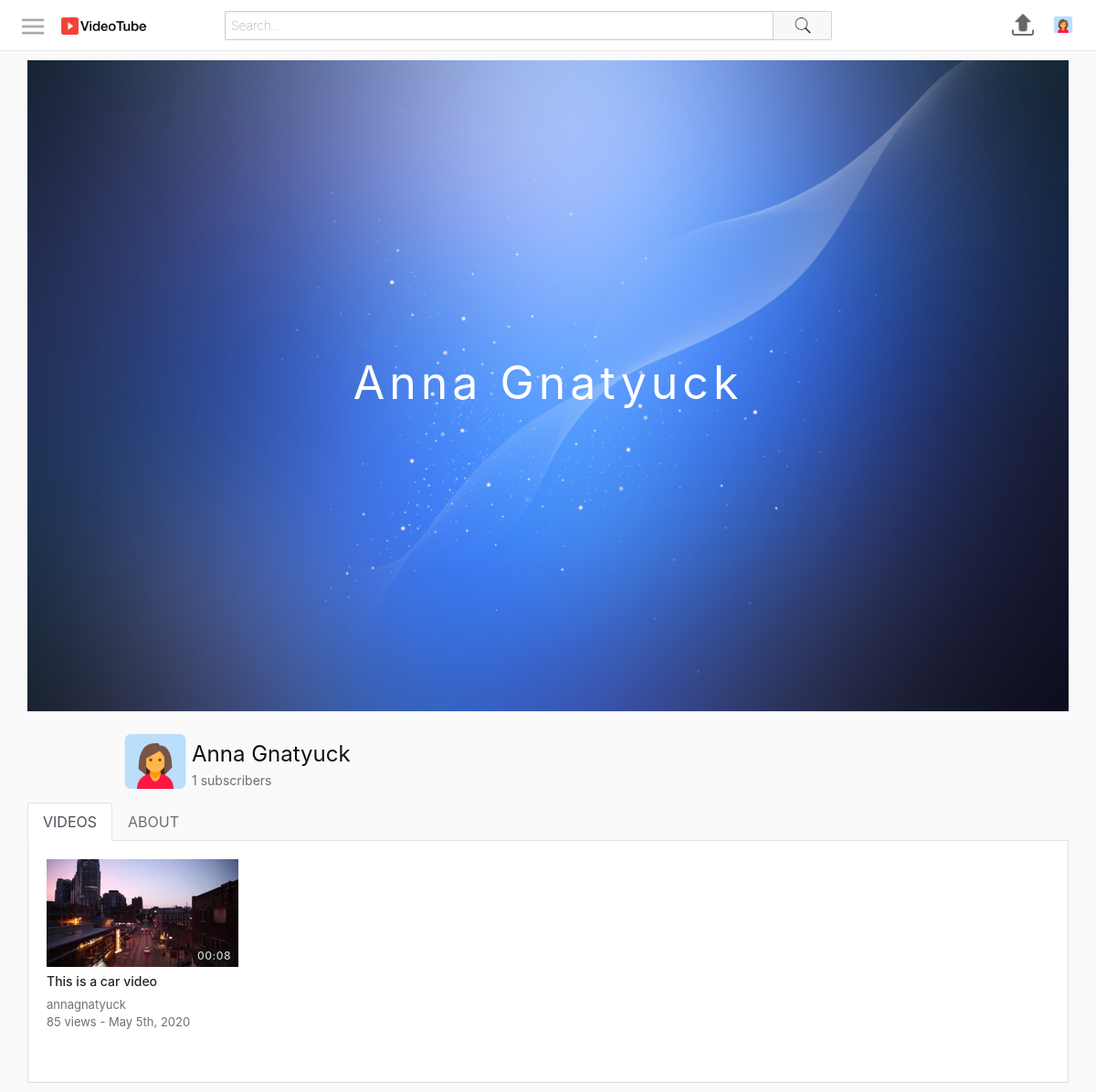
Page /profile.php?username=annagnatyuck (signed in) on the committed database.
### tables this page shows
CREATE TABLE `users` (
  `id` int(11) NOT NULL,
  `firstName` varchar(25) NOT NULL,
  `lastName` varchar(25) NOT NULL,
  `username` varchar(25) NOT NULL,
  `email` varchar(100) NOT NULL,
  `password` varchar(255) NOT NULL,
  `signUpDate` datetime NOT NULL DEFAULT current_timestamp(),
  `profilePic` varchar(255) NOT NULL
);

CREATE TABLE `videos` (
  `id` int(11) NOT NULL,
  `uploadedBy` varchar(50) NOT NULL,
  `title` varchar(70) NOT NULL,
  `description` varchar(1000) NOT NULL,
  `privacy` int(11) NOT NULL,
  `filePath` varchar(250) NOT NULL,
  `category` int(11) NOT NULL,
  `uploadDate` datetime NOT NULL DEFAULT current_timestamp(),
  `views` int(11) NOT NULL,
  `duration` varchar(10) NOT NULL
);

CREATE TABLE `thumbnails` (
  `id` int(11) NOT NULL,
  `videoId` int(11) NOT NULL,
  `filePath` varchar(250) NOT NULL,
  `selected` int(11) NOT NULL
);

### includes/classes/User.php (called while the page is built, shortened)
<?php
class User
{
	private $con, $sqlData;
	public function __construct($con, $username)
	{
		$this->con = $con;
		$query = $this->con->prepare("SELECT * FROM users WHERE username = :un");
		$query->bindParam(":un", $username);
		$query->execute();
		$this->sqlData = $query->fetch(PDO::FETCH_ASSOC);
	}
	public static function isLoggedIn()
	{
		return isset($_SESSION["userLoggedIn"]);
	}
	public function getUsername()
	{
		return $this->sqlData["username"] ?? ButtonProvider::$signInFunction;
	}
	public function getName()
	{
		return $this->sqlData["firstName"] . " " . $this->sqlData["lastName"];
	}
	public function getProfilePic()
	{
		return $this->sqlData["profilePic"];
	}
	public function getSubscriberCount()
	{
		$query = $this->con->prepare("SELECT * FROM subscribers WHERE userTo=:userTo");
		$query->bindParam(":userTo", $username);
		$username = $this->getUsername();
		$query->execute();
		return $query->rowCount();
	}
}

### includes/classes/ProfileData.php (called while the page is built, shortened)
<?php
class ProfileData
{
	private $con, $profileUserObj;
	public function __construct($con, $profileUsername)
	{
		$this->con = $con;
		$this->profileUserObj = new User($con, $profileUsername);
	}
	public function getProfileUsername()
	{
		return $this->profileUserObj->getUsername();
	}
	public function getCoverPhoto()
	{
		return "assets/images/coverPhotos/default-cover-photo.jpg";
	}
	public function getProfileUserFullName()
	{
		return $this->profileUserObj->getName();
	}
	public function getProfilePic()
	{
		return $this->profileUserObj->getProfilePic();
	}
	public function getSubscriberCount()
	{
		return $this->profileUserObj->getSubscriberCount();
	}
	public function getUsersVideos()
	{
		$query = $this->con->prepare("SELECT * FROM videos WHERE uploadedBy=:uploadedBy ORDER BY uploadDate DESC");
		$query->bindParam(":uploadedBy", $username);
		$query->execute();
		$videos = array();
		while ($row = $query->fetch(PDO::FETCH_ASSOC)) {
			$videos[] = new Video($this->con, $row, $this->profileUserObj->getUsername());
		}
		return $videos;
	}
}

### includes/classes/Video.php (called while the page is built, shortened)
<?php
class Video
{
	private $con, $sqlData, $userLoggedInObj;
	public function __construct($con, $input, $userLoggedInObj)
	{
		$this->con = $con;
		if (is_array($input)) {
			$this->sqlData = $input;
		} else {
			$query = $this->con->prepare("SELECT * FROM videos WHERE id = :id");
			$query->bindParam(":id", $input);
			$query->execute();
			$this->sqlData = $query->fetch(PDO::FETCH_ASSOC);
		}
	}
	public function getId()
	{
		return $this->sqlData["id"];
	}
	public function getUploadedBy()
	{
		return $this->sqlData["uploadedBy"];
	}
	public function getTitle()
	{
		return $this->sqlData["title"];
	}
	public function getTimeStamp()
	{
		$date = $this->sqlData["uploadDate"];
		return date("M jS, Y", strtotime($date));
	}
	public function getViews()
	{
		return $this->sqlData["views"];
	}
	public function getDuration()
	{
		return $this->sqlData["duration"];
	}
	public function getThumbnail()
	{
		$query = $this->con->prepare("SELECT filePath FROM thumbnails WHERE videoId=:videoId AND selected=1");
		$query->bindParam(":videoId", $videoId);
		$query->execute();
		return $query->fetchColumn();
	}
}

### includes/classes/ProfileGenerator.php (the view, shortened to what this page needs)
<?php
require_once("ProfileData.php");
class ProfileGenerator
{
	private $con, $userLoggedInObj, $profileData;
	public function __construct($con, $userLoggedInObj, $profileUsername)
	{
		$this->con = $con;
		$this->userLoggedInObj = $userLoggedInObj;
		$this->profileData = new ProfileData($con, $profileUsername);
	}
	public function create()
	{
		$coverPhotoSection = $this->createCoverPhotoSection();
		$headerSection = $this->createHeaderSection();
		$tabsSection = $this->createTabsSection();
		$contentSection = $this->createContentSection();
		return "<div class='profileContainer'>
                    $coverPhotoSection
                    $headerSection
                    $tabsSection
                    $contentSection
                </div>";
	}
	public function createCoverPhotoSection()
	{
		$coverPhotoSrc = $this->profileData->getCoverPhoto();
		$name = $this->profileData->getProfileUserFullName();
		return "<div class='coverPhotoContainer'>
                    <img src='$coverPhotoSrc' class='coverPhoto'>
                    <p class='channelName'>$name</p>
                </div>";
	}
	public function createHeaderSection()
	{
		$profileImage = $this->profileData->getProfilePic();
		$name = $this->profileData->getProfileUserFullName();
		$subCount = $this->profileData->getSubscriberCount();
		$button = $this->createHeaderButton();
		return "<div class='profileHeader'>
                    <div class='userInfoContainer'>
                        <img class='profileImage' src='$profileImage'>
                        <div class='userInfo'>
                            <span class='title'>$name</span>
                            <span class='subscriberCount'>$subCount subscribers</span>
                        </div>
                    </div>
                    <div class='buttonContainer'>
                        <div class='buttonItem'>
                            $button
                        </div>
                    </div>
                </div>";
	}
	public function createTabsSection()
	{
		return "<ul class='nav nav-tabs' role='tablist'>
                    <li class='nav-item'>
                    <a class='nav-link active' id='videos-tab' data-toggle='tab'
                        href='#videos' role='tab' aria-controls='videos' aria-selected='true'>VIDEOS</a>
                    </li>
                    <li class='nav-item'>
                    <a class='nav-link' id='about-tab' data-toggle='tab' href='#about' role='tab'
                        aria-controls='about' aria-selected='false'>ABOUT</a>
                    </li>
                </ul>";
	}
	public function createContentSection()
	{
		$videos = $this->profileData->getUsersVideos();
		if (sizeof($videos) > 0) {
			$videoGrid = new VideoGrid($this->con, $this->userLoggedInObj);
			$videoGridHtml = $videoGrid->create($videos, null, false);
		} else {
			$videoGridHtml = "<span>This user has no videos</span>";
		}
		$aboutSection = $this->createAboutSection();
		return "<div class='tab-content channelContent'>
                    <div class='tab-pane fade show active' id='videos' role='tabpanel' aria-labelledby='videos-tab'>
                        $videoGridHtml
                    </div>
                    <div class='tab-pane fade' id='about' role='tabpanel' aria-labelledby='about-tab'>
                        $aboutSection
                    </div>
                </div>";
	}
	private function createHeaderButton()
	{
		if ($this->userLoggedInObj->getUsername() == $this->profileData->getProfileUsername()) {
			return "";
		} else {
			return ButtonProvider::createSubscriberButton(
				$this->con,
				$this->profileData->getProfileUserObj(),
				$this->userLoggedInObj);
		}
	}
	private function createAboutSection()
	{
		$html = "<div class='section'>
                    <div class='title'>
                        <span>Details</span>
                    </div>
                    <div class='values'>";
		$details = $this->profileData->getAllUserDetails();
		foreach ($details as $key => $value) {
			$html .= "<span>$key: $value</span>";
		}
		$html .= "</div></div>";
		return $html;
	}
}

### includes/classes/ButtonProvider.php (shortened to what this page needs)
<?php
class ButtonProvider
{
	public static function createUserProfileButton($con, $username)
	{
		$userObj = new User($con, $username);
		$profilePic = $userObj->getProfilePic();
		$link = "profile.php?username=$username";
		return "<a href='$link'>
                    <img src='$profilePic' class='profilePicture'>
                </a>";
	}
	public static function createUserProfileNavigationButton($con, $username)
	{
		if (User::isLoggedIn()) {
			return ButtonProvider::createUserProfileButton($con, $username);
		} else {
			return "<a href='signIn.php'>
                        <span class='signInLink'>SIGN IN</span>
                    </a>";
		}
	}
}

### includes/classes/VideoGrid.php (shortened to what this page needs)
<?php
class VideoGrid
{
	private $largeMode = false;
	private $gridClass = "videoGrid";
	public function create($videos, $title, $showFilter)
	{
		if ($videos == null) {
			$gridItems = $this->generateItems();
		} else {
			$gridItems = $this->generateItemsFromVideos($videos);
		}
		$header = "";
		return "$header
				<div class='$this->gridClass'>
					$gridItems
                </div>";
	}
	public function generateItemsFromVideos($videos)
	{
		$elementsHtml = "";
		foreach ($videos as $video) {
			$item = new VideoGridItem($video, $this->largeMode);
			$elementsHtml .= $item->create();
		}
		return $elementsHtml;
	}
}

### includes/classes/VideoGridItem.php
<?php
class VideoGridItem
{
	private $video, $largeMode;
	public function __construct($video, $largeMode)
	{
		$this->video = $video;
		$this->largeMode = $largeMode;
	}
	public function create()
	{
		$thumbnail = $this->createThumbnail();
		$details = $this->createDetails();
		$url = "watch.php?id=" . $this->video->getId();
		return "<a href='$url'>
                    <div class='videoGridItem'>
                        $thumbnail
                        $details
                    </div>
                </a>";
	}
	private function createThumbnail()
	{
		$thumbnail = $this->video->getThumbnail();
		$duration = $this->video->getDuration();
		return "<div class='thumbnail'>
                    <img src='$thumbnail'>
                    <div class='duration'>
                        <span>$duration</span>
                    </div>
                </div>";
	}
	private function createDetails()
	{
		$title = $this->video->getTitle();
		$username = $this->video->getUploadedBy();
		$views = $this->video->getViews();
		$description = $this->createDescription();
		$timestamp = $this->video->getTimeStamp();
		return "<div class='details'>
                    <h3 class='title'>$title</h3>
                    <span class='username'>$username</span>
                    <div class='stats'>
                        <span class='viewCount'>$views views - </span>
                        <span class='timeStamp'>$timestamp</span>
                    </div>
                    $description
                </div>";
	}
	private function createDescription()
	{
		if (!$this->largeMode) {
			return "";
		} else {
			$description = $this->video->getDescription();
			$description = (strlen($description) > 350) ? substr($description, 0, 347) . "..." : $description;
			return "<span class='description'>$description</span>";
		}
	}
}

### assets/css/style.css (style rules this page uses)
html, body { height: 100%; padding: 0; margin: 0; }
#mastHeadContainer button:not(.searchButton), #mastHeadContainer .rightIcons img { cursor: pointer; width: 40px; height: 40px; padding: 8px; box-sizing: border-box; border: none; background-color: transparent; outline: none; }
.profilePicture { height: 100%; }
.videoGrid { display: flex; flex-wrap: wrap; }
.videoGridItem { height: 200px; margin-right: 4px; margin-bottom: 24px; }
.videoGridItem .thumbnail { width: 210px; height: 118px; position: relative; }
.videoGridItem .thumbnail img { width: 100%; height: 100%; }
.videoGridItem .thumbnail .duration { bottom: 0; right: 0; position: absolute; margin: 4px; color: #ffffff; background-color: rgba(17, 17, 17, 0.8); opacity: 0.8; padding: 2px 4px; border-radius: 2px; letter-spacing: 0.5px; font-size: 12px; font-weight: 500; line-height: 12px; }
.videoGridItem .details { padding-right: 24px; position: relative; cursor: pointer; display: flex; flex-direction: column; width: 210px; }
.videoGridItem .details .title { margin: 8px 0; max-height: 32px; overflow: hidden; font-size: 14px; font-weight: 500; line-height: 16px; color: #212529; }
.videoGridItem .details .username, .videoGridItem .details .stats { color: rgba(17, 17, 17, 0.6); font-size: 13px; overflow-x: hidden; text-overflow: ellipsis; white-space: nowrap; }
.profileContainer { display: flex; flex-direction: column; width: 100%; }
.coverPhotoContainer { height: 200px; flex: 1; position: relative; }
.coverPhotoContainer .coverPhoto { width: 100%; object-fit: cover; max-height: 100%; vertical-align: middle; }
.coverPhotoContainer .channelName { position: absolute; top: calc(50% - 40px); font-size: 50px; color: #ffffff; text-align: center; width: 100%; letter-spacing: 5px; }
.profileHeader { padding: 15px 100px 0 100px; display: flex; height: 100px; }
.userInfoContainer { flex: 1; display: flex; }
.profileHeader .userInfoContainer .profileImage { height: 80px; width: 80px; }
.profileHeader .userInfo { flex: 1; display: flex; flex-direction: column; justify-content: center; }
.profileHeader .userInfo .title { font-size: 24px; font-weight: 400; color: #111111; }
.profileHeader .userInfo .subscriberCount { font-size: 14px; color: rgba(17, 17, 17, 0.6); }
.profileHeader .buttonContainer { flex: 1; display: flex; justify-content: flex-end; }
.profileContainer .channelContent { padding: 20px; background-color: #fff; border: 1px solid #ddd; border-top: none; }
.nav-item a { color: rgba(17, 17, 17, 0.6); }

### rows in the picture
users: profilePic (placeholder picture), name "Anna Gnatyuck"
videos: thumbnails.filePath (picture), duration "00:08", title "This is a car video", uploadedBy "annagnatyuck", views "85", uploadDate "May 5th, 2020"

### other values in the picture
$subCount "1"
